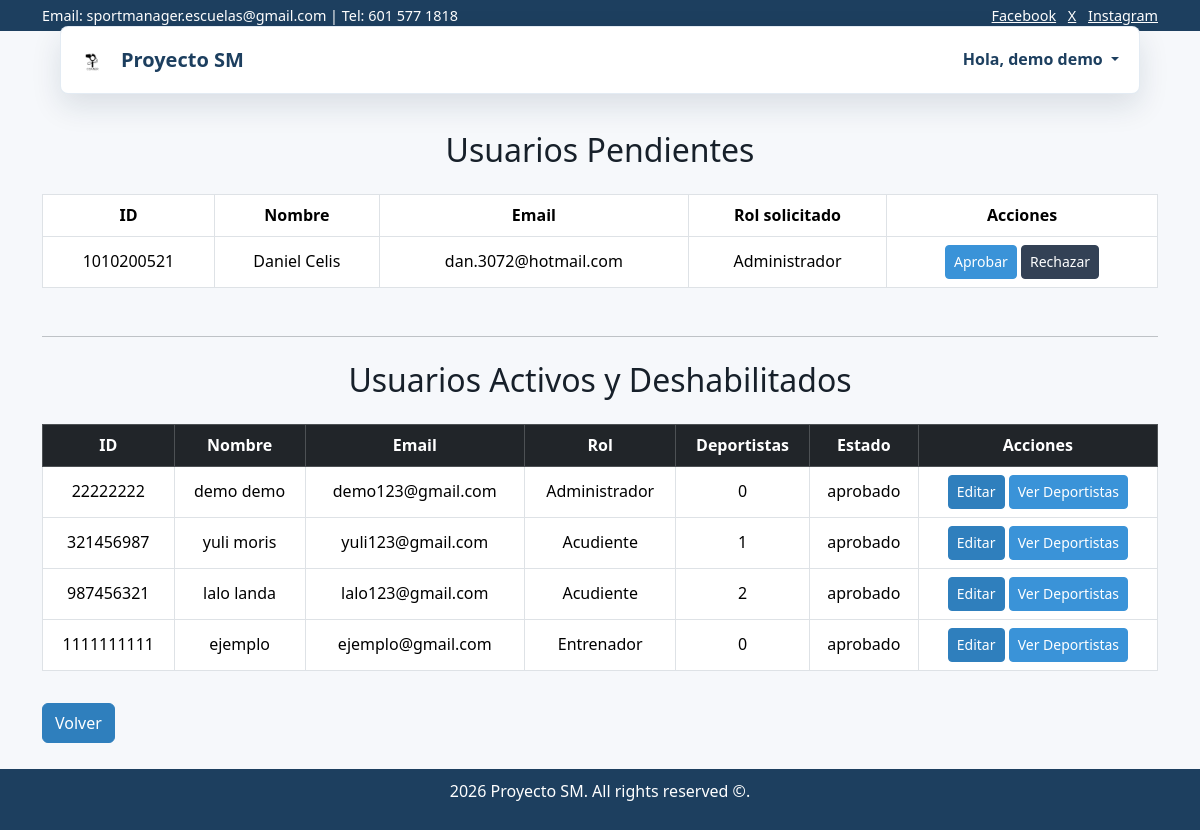
The app's page /admin_usuarios.php (signed in) with its own data.
### tables this page shows
CREATE TABLE `usuarios` (
  `id_usuario` int(11) NOT NULL,
  `tipo_documento` varchar(50) NOT NULL,
  `id_escuela` int(11) DEFAULT NULL,
  `nombres` varchar(30) NOT NULL,
  `apellidos` varchar(30) NOT NULL,
  `email` varchar(50) NOT NULL,
  `contrasena` varchar(60) NOT NULL,
  `telefono` varchar(11) NOT NULL,
  `mfa` tinyint(1) NOT NULL DEFAULT 1,
  `id_rol` int(11) NOT NULL,
  `registros_disponibles` int(11) DEFAULT NULL,
  `reset_token` varchar(255) DEFAULT NULL,
  `token_expiry` datetime DEFAULT NULL,
  `habilitado` tinyint(1) NOT NULL DEFAULT 0,
  `inicios_sesion` int(11) DEFAULT 0,
  `estado` varchar(20) DEFAULT 'aprobado'
);

### app/controllers/PagesController.php (called while the page is built, shortened)
<?php
require_once __DIR__ . '/../models/PagesModel.php';
class PagesController
{
    private ?PagesModel $model = null;
    public function adminUsers(): void
    {
        $this->render('admin_usuarios', [
            'usuariosPendientes' => $this->model()->pendingUsers(),
            'usuariosAprobados' => $this->model()->approvedUsers(),
        ]);
    }
    private function render(string $view, array $data = []): void
    {
        extract($data, EXTR_SKIP);
        require __DIR__ . '/../views/layout/header.php';
        require __DIR__ . '/../views/pages/' . $view . '.php';
        require __DIR__ . '/../views/layout/footer.php';
    }
    private function model(): PagesModel
    {
        if (!$this->model instanceof PagesModel) {
            $this->model = new PagesModel();
        }
        return $this->model;
    }
}

### app/models/PagesModel.php (called while the page is built, shortened)
<?php
class PagesModel
{
    private PDO $db;
    public function __construct()
    {
        require_once dirname(__DIR__, 2) . '/config/conexion.php';
        $this->db = $conexion;
    }
    public function pendingUsers(): array
    {
        $stmt = $this->db->query("SELECT * FROM usuarios WHERE estado = 'pendiente'");
        return $stmt->fetchAll(PDO::FETCH_ASSOC);
    }
    public function approvedUsers(): array
    {
        $stmt = $this->db->query("
            SELECT u.*, COUNT(d.id_deportista) AS total_deportistas
            FROM usuarios u
            LEFT JOIN deportistas d ON d.id_usuario = u.id_usuario
            WHERE u.estado IN ('aprobado', 'deshabilitado')
            GROUP BY u.id_usuario
        ");
        return $stmt->fetchAll(PDO::FETCH_ASSOC);
    }
}

### app/views/pages/admin_usuarios.php (the view, shortened to what this page needs)
<?php
$viewData = get_defined_vars();
$usuariosPendientes = is_array($viewData['usuariosPendientes'] ?? null) ? $viewData['usuariosPendientes'] : [];
$usuariosAprobados = is_array($viewData['usuariosAprobados'] ?? null) ? $viewData['usuariosAprobados'] : [];
if (!function_exists('rol_nombre')) {
function rol_nombre(int $rol): string
{
    return [1 => 'Acudiente', 2 => 'Entrenador', 3 => 'Administrador'][$rol] ?? 'Desconocido';
}
}
?>
<br>
<br>
<div class="container mt-5">
    <h2 class="text-center mb-4">Usuarios Pendientes</h2>
    <table class="table table-bordered text-center">
        <thead>
            <tr><th>ID</th><th>Nombre</th><th>Email</th><th>Rol solicitado</th><th>Acciones</th></tr>
        </thead>
        <tbody>
            <?php foreach ($usuariosPendientes as $user): ?>
                <tr>
                    <td><?= htmlspecialchars((string)$user['id_usuario']) ?></td>
                    <td><?= htmlspecialchars($user['nombres'] . ' ' . $user['apellidos']) ?></td>
                    <td><?= htmlspecialchars((string)$user['email']) ?></td>
                    <td><?= htmlspecialchars(rol_nombre((int)$user['id_rol'])) ?></td>
                    <td>
                        <form action="controllers/adminUsuarioController.php" method="POST" style="display:inline;">
                            <button name="aprobar" class="btn btn-success btn-sm">Aprobar</button>
                        </form>
                        <form action="controllers/adminUsuarioController.php" method="POST" style="display:inline;">
                            <button name="rechazar" class="btn btn-danger btn-sm">Rechazar</button>
                        </form>
                    </td>
                </tr>
            <?php endforeach; ?>
        </tbody>
    </table>
    <hr class="mt-5 mb-4">
    <h2 class="text-center mb-4">Usuarios Activos y Deshabilitados</h2>
    <table class="table table-bordered text-center">
        <thead class="table-dark">
            <tr><th>ID</th><th>Nombre</th><th>Email</th><th>Rol</th><th>Deportistas</th><th>Estado</th><th>Acciones</th></tr>
        </thead>
        <tbody>
            <?php foreach ($usuariosAprobados as $user): ?>
                <tr>
                    <td><?= htmlspecialchars((string)$user['id_usuario']) ?></td>
                    <td><?= htmlspecialchars($user['nombres'] . ' ' . $user['apellidos']) ?></td>
                    <td><?= htmlspecialchars((string)$user['email']) ?></td>
                    <td><?= htmlspecialchars(rol_nombre((int)$user['id_rol'])) ?></td>
                    <td><?= (int)$user['total_deportistas'] ?></td>
                    <td><?= htmlspecialchars((string)$user['estado']) ?></td>
                    <td>
                        <a href="editar_usuario.php?id=<?= urlencode((string)$user['id_usuario']) ?>" class="btn btn-primary btn-sm">Editar</a>
                        <a href="ver_deportistas_usuario.php?id=<?= urlencode((string)$user['id_usuario']) ?>" class="btn btn-info btn-sm">Ver Deportistas</a>
                    </td>
                </tr>
            <?php endforeach; ?>
        </tbody>
    </table>
    <a href="dashboard.php" class="btn btn-primary mt-3">Volver</a>
</div>
<br>

### assets/css/style.css (style rules this page uses)
* { margin: 0; padding: 0; box-sizing: border-box; }
body { font-family: Arial, sans-serif; line-height: 1.6; background: #fff; min-height: 100vh; display: flex; flex-direction: column; }
html { scroll-behavior: smooth; }
:root { --hero-height-mobile: 140px; --hero-height-desktop: 320px; --hero-height-xl: 420px; --control-size: 80px; --control-size-mobile: 56px; --indicator-offset: 56px; --control-arrow-size: 2.5rem; --navbar-overlap: 65px; }
:root { --sm-blue-900: #1d3f5f; --sm-blue-800: #275b86; --sm-blue-700: #2f7fbd; --sm-blue-600: #3a93d8; --sm-gray-950: #17202a; --sm-gray-800: #334155; --sm-gray-700: #526174; --sm-gray-500: #7b8794; --sm-gray-200: #d8dee7; --sm-gray-100: #edf2f7; --sm-gray-50: #f6f8fb; --sm-white: #ffffff; --sm-radius: 8px; --sm-shadow: 0 12px 30px rgba(16, 42, 67, 0.12); }
html, body { font-family: "Segoe UI", Roboto, "Helvetica Neue", Arial, sans-serif; color: var(--sm-gray-950); background: var(--sm-gray-50); }
.section-hero, #backToTop, .btn-primary, .bg-primary { background: var(--sm-blue-700) !important; border-color: var(--sm-blue-700) !important; }
.btn-success, .bg-success, .btn-info, .bg-info { background: var(--sm-blue-600) !important; border-color: var(--sm-blue-600) !important; color: var(--sm-white) !important; }
.btn-danger, .bg-danger { background: var(--sm-gray-800) !important; border-color: var(--sm-gray-800) !important; color: var(--sm-white) !important; }
.btn, .card-dashboard, .dropdown-item, .badge { display: inline-flex; align-items: center; justify-content: center; text-align: center; white-space: normal; overflow-wrap: anywhere; line-height: 1.2; min-height: 40px; }
.btn-sm { min-height: 34px; }
.table { color: var(--sm-gray-950); vertical-align: middle; }
.table thead, .table-dark, .table-secondary { background: var(--sm-blue-900) !important; color: var(--sm-white) !important; }
.table th, .table td { vertical-align: middle; text-align: center; overflow-wrap: anywhere; }
.table td:first-child, .table th:first-child { text-align: center; }

### records on screen
usuarios: id_usuario "1010200521", nombres+apellidos "Daniel Celis", email "dan.3072@hotmail.com", id_rol "Administrador"
usuarios: id_usuario "22222222", nombres+apellidos "demo demo", email "demo123@gmail.com", id_rol "Administrador", total_deportistas "0", estado "aprobado"
usuarios: id_usuario "321456987", nombres+apellidos "yuli moris", email "yuli123@gmail.com", id_rol "Acudiente", total_deportistas "1", estado "aprobado"
usuarios: id_usuario "987456321", nombres+apellidos "lalo landa", email "lalo123@gmail.com", id_rol "Acudiente", total_deportistas "2", estado "aprobado"
usuarios: id_usuario "1111111111", nombres+apellidos "ejemplo", email "ejemplo@gmail.com", id_rol "Entrenador", total_deportistas "0", estado "aprobado"
